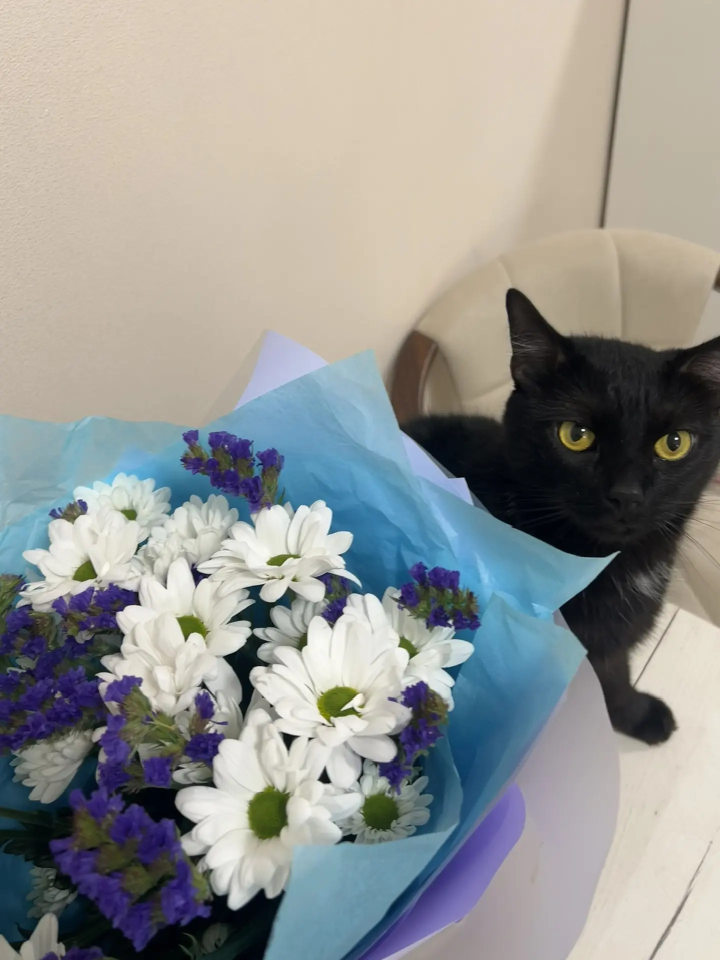
#> input picture i.webp, 1440 x 1920 px (shown at 1/2 size)
$ python 9.2.py
#> lines starting #> are read from the running program, lines starting #| are printed output that depends on the picture
from PIL import Image

image = Image.open('i.webp')
#> image is the input picture: PIL image 1440x1920 RGB; mean R, G, B 148.9, 150, 147.2

image_3 = (image.width // 3, image.height // 3)
#> image_3 = (480, 640)
cat_image = image.resize(image_3)
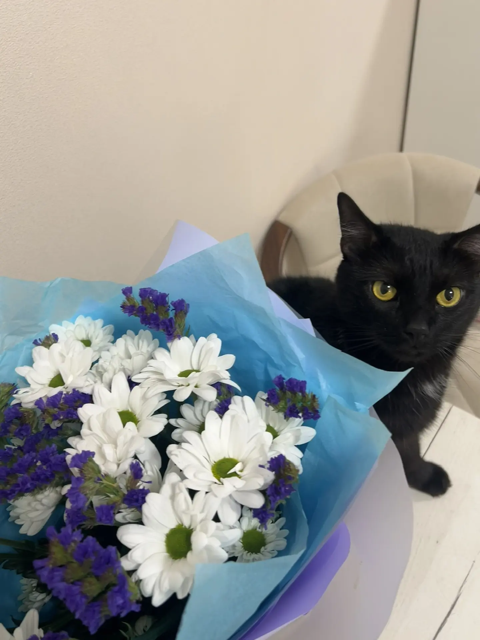
#> cat_image: PIL image 480x640 RGB; mean R, G, B 148.9, 150, 147.2
cat_image.save("cat_image.jpeg")
cat_image.show()

cat_h = image.transpose(Image.FLIP_LEFT_RIGHT)
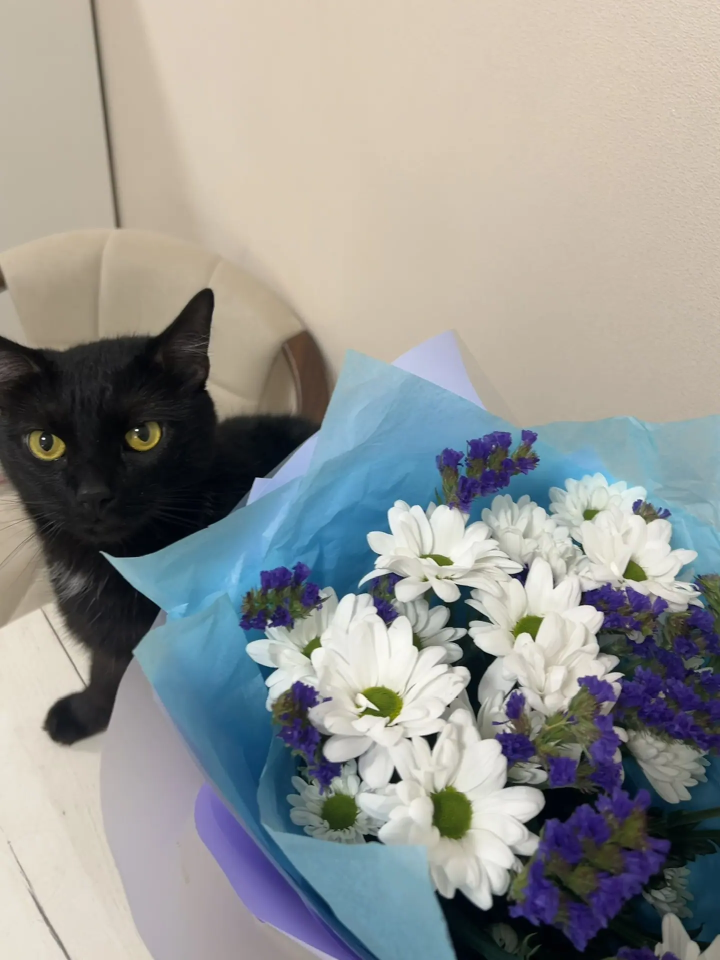
#> cat_h: PIL image 1440x1920 RGB (shown at 1/2 size); mean R, G, B 148.9, 150, 147.2
cat_h.save("cat_h.jpeg")
cat_h.show()

cat_v = image.transpose(Image.FLIP_TOP_BOTTOM)
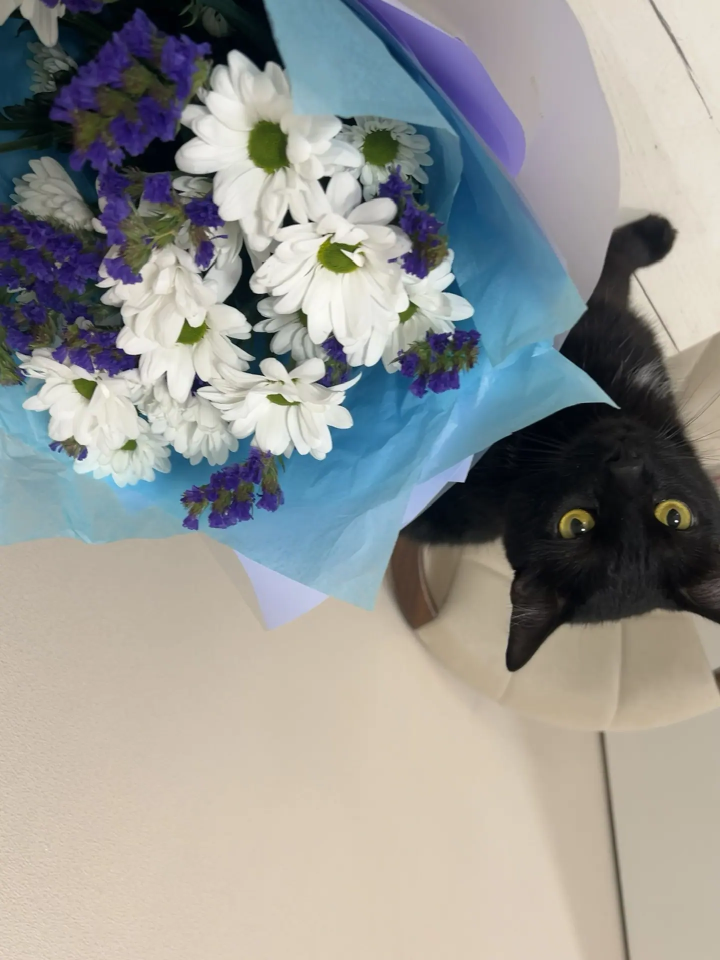
#> cat_v: PIL image 1440x1920 RGB (shown at 1/2 size); mean R, G, B 148.9, 150, 147.2
cat_v.save("cat_v.jpeg")
cat_v.show()

$ run again, with 3.jpg saved as i.webp
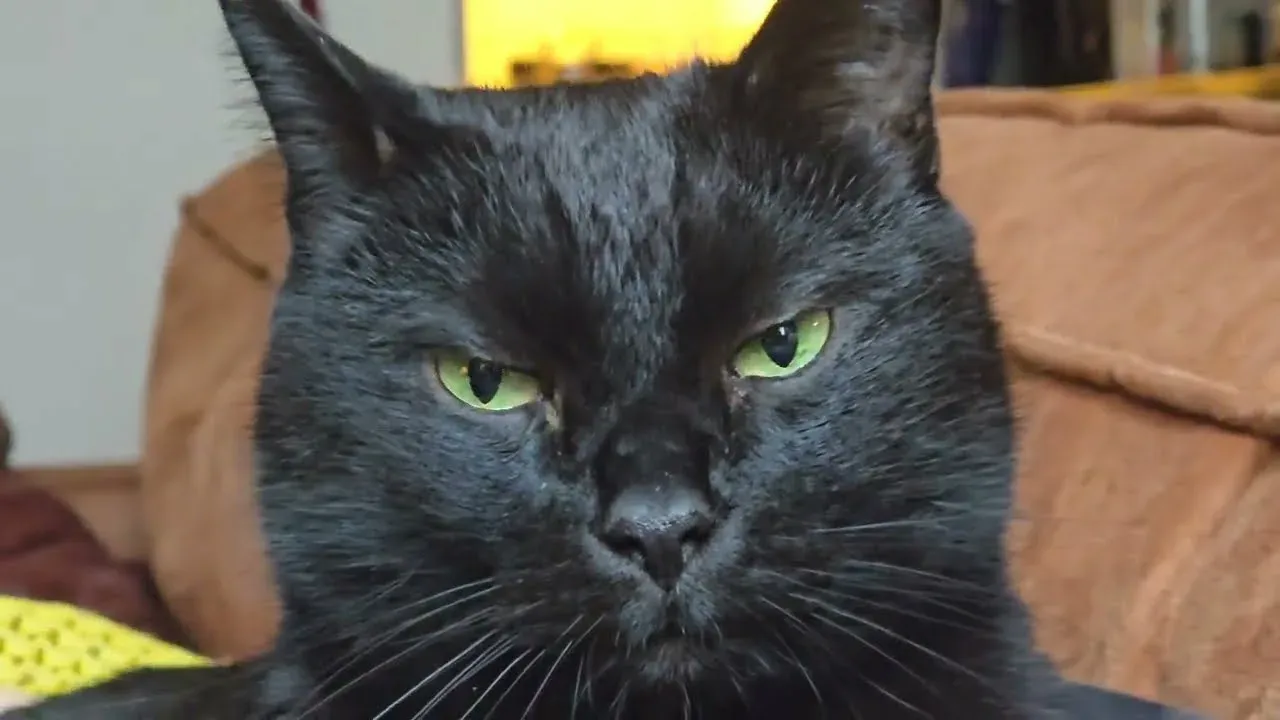
#> input picture 3.jpg, 1280 x 720 px
#> image is the input picture: PIL image 1280x720 RGB; mean R, G, B 104.3, 95.4, 83.7
#> `cat_h = image.transpose(Image.FLIP_LEFT_RIGHT)`:
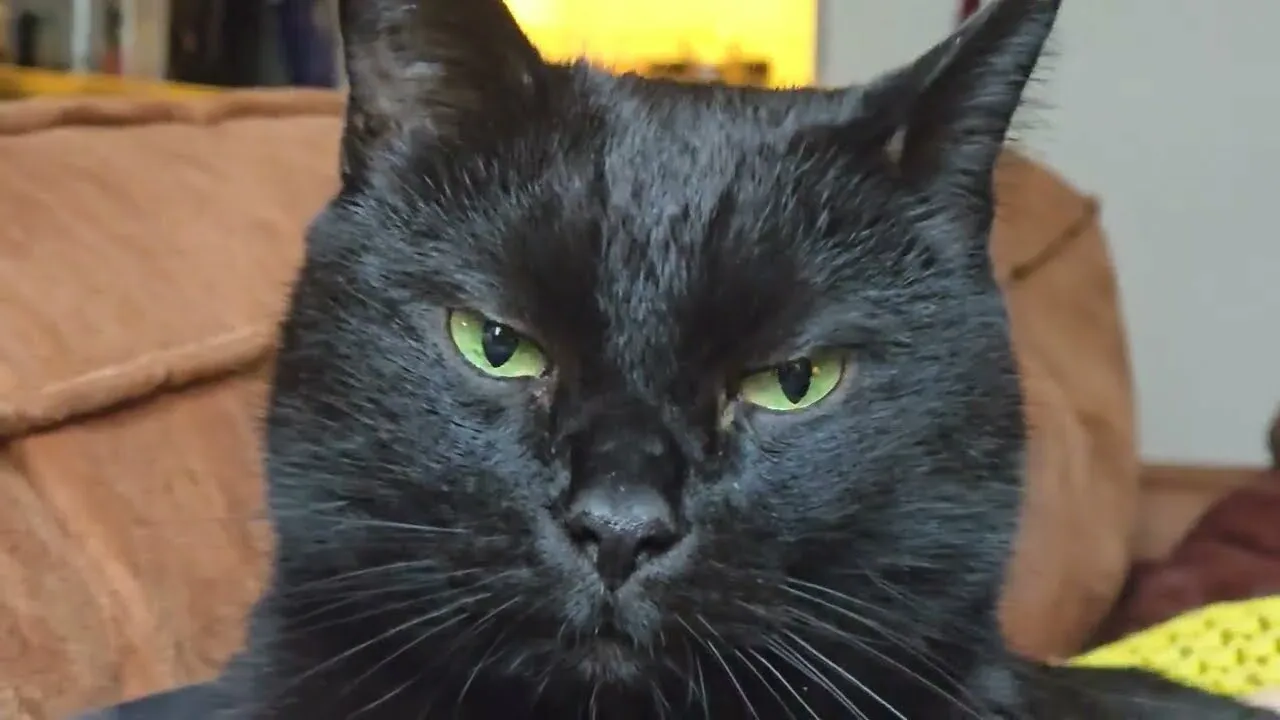
#> cat_h: PIL image 1280x720 RGB; mean R, G, B 104.3, 95.4, 83.7
#> `cat_v = image.transpose(Image.FLIP_TOP_BOTTOM)`:
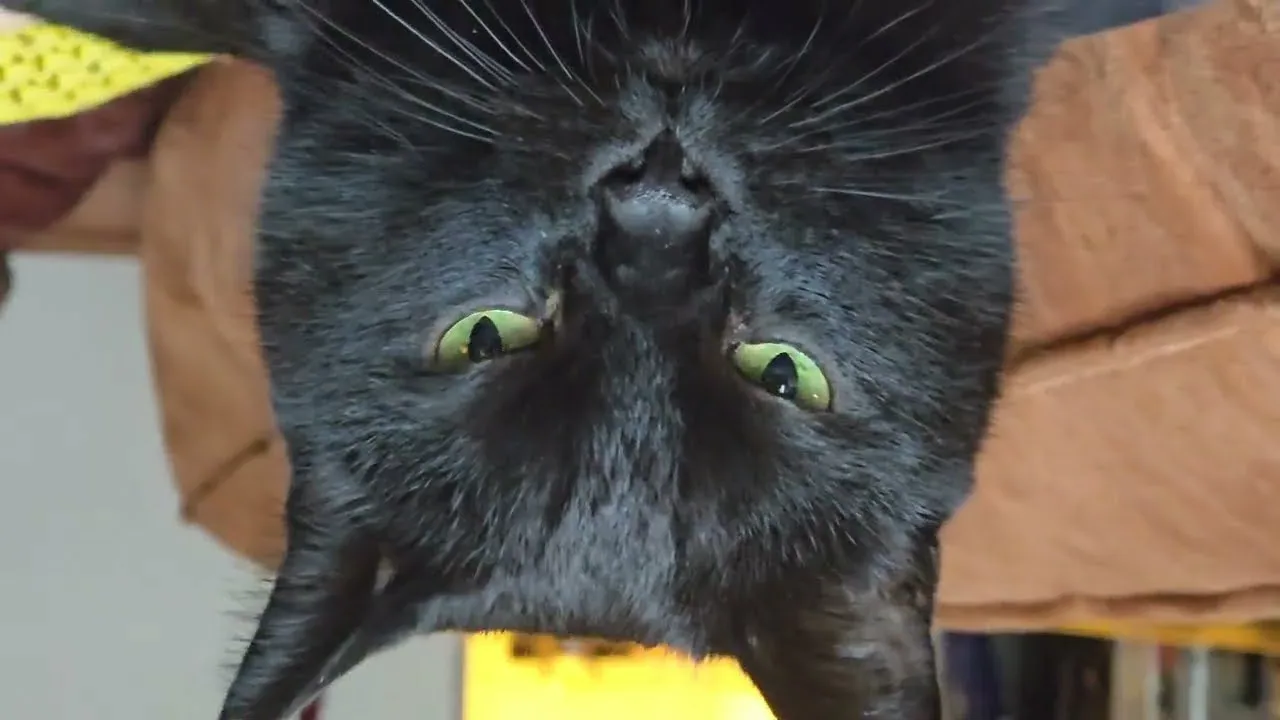
#> cat_v: PIL image 1280x720 RGB; mean R, G, B 104.3, 95.4, 83.7
